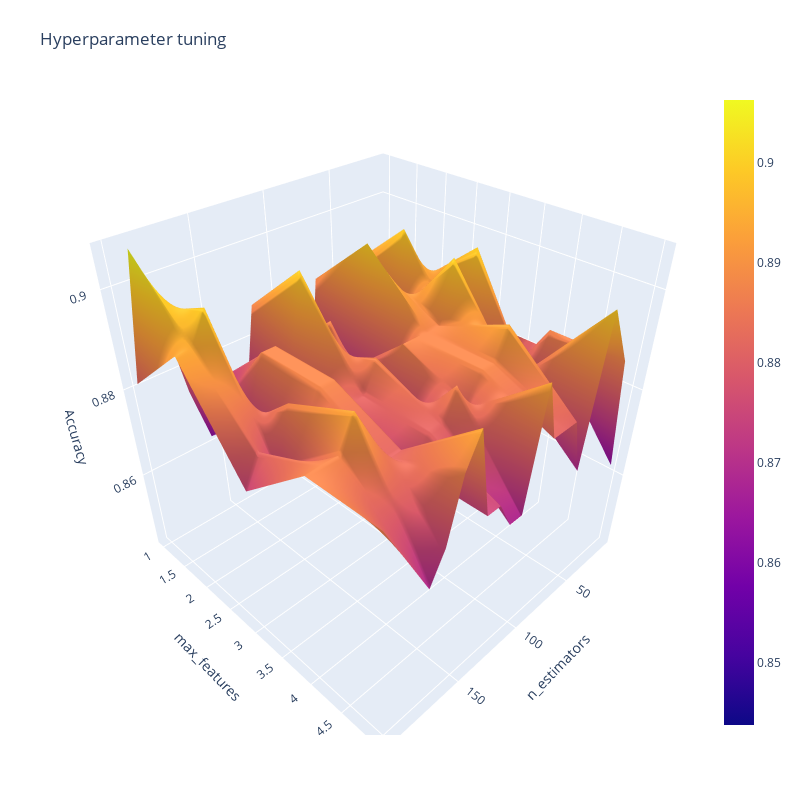

Notebook cell for this chart:
### Markdown cell above
# **3D Surface Plot**

Let's add an extra dimension to the plot and we now have a 3D surface plot. The cool thing about this plot is that you can rotate the graph.

### Code cell
import plotly.graph_objects as go


fig = go.Figure(data= [go.Surface(z=z, y=y, x=x)], layout=layout )
fig.update_layout(title='Hyperparameter tuning',
                  scene = dict(
                    xaxis_title='n_estimators',
                    yaxis_title='max_features',
                    zaxis_title='Accuracy'),
                  autosize=False,
                  width=800, height=800,
                  margin=dict(l=65, r=50, b=65, t=90))
fig.show()

### Figure 1 — Plotly figure (JSON) as saved in the notebook; plotly's stock layout.template omitted (floating-point values rounded to 4 significant figures)
{"data": [{"type": "surface", "x": [10, 20, 30, 40, 50, 60, 70, 80, 90, 100, 110, 120, 130, 140, 150, 160, 170, 180, 190, 200], "y": [1, 2, 3, 4, 5], "z": [[0.8438, 0.8438, 0.85, 0.8875, 0.8625, 0.8625, 0.8875, 0.8562, 0.8812, 0.875, 0.8688, 0.8875, 0.8688, 0.875, 0.8688, 0.8625, 0.875, 0.8938, 0.9062, 0.8812], [0.8875, 0.875, 0.8875, 0.9, 0.8812, 0.8938, 0.9, 0.8625, 0.875, 0.8875, 0.8812, 0.9, 0.8812, 0.8875, 0.8875, 0.875, 0.875, 0.9, 0.8938, 0.8938], [0.8812, 0.8625, 0.9, 0.8812, 0.9, 0.8875, 0.8875, 0.8875, 0.8875, 0.8688, 0.8875, 0.8812, 0.8812, 0.8875, 0.8875, 0.8812, 0.8875, 0.875, 0.8812, 0.875], [0.8812, 0.8875, 0.875, 0.8812, 0.8812, 0.8938, 0.8875, 0.8875, 0.8812, 0.8875, 0.8812, 0.8812, 0.875, 0.8812, 0.8812, 0.8875, 0.8938, 0.8875, 0.8875, 0.8875], [0.8625, 0.8875, 0.8938, 0.9, 0.8688, 0.8812, 0.8812, 0.8812, 0.8938, 0.8688, 0.8688, 0.875, 0.875, 0.8938, 0.8875, 0.875, 0.8688, 0.875, 0.8812, 0.8875]]}], "layout": {"autosize": false, "height": 800, "margin": {"b": 65, "l": 65, "r": 50, "t": 90}, "scene": {"xaxis": {"title": {"text": "n_estimators"}}, "yaxis": {"title": {"text": "max_features"}}, "zaxis": {"title": {"text": "Accuracy"}}}, "title": {"text": "Hyperparameter tuning"}, "width": 800, "xaxis": {"title": {"text": "n_estimators"}}, "yaxis": {"title": {"text": "max_features"}}}}
